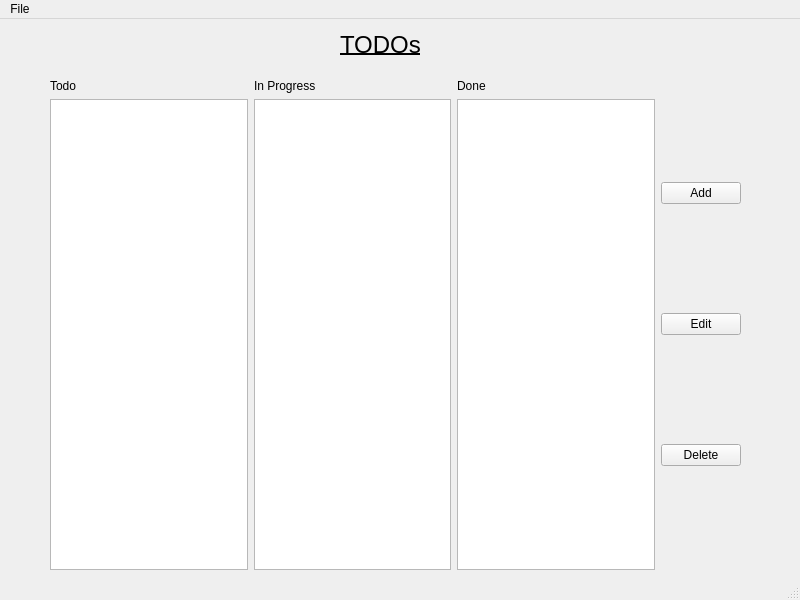
<?xml version="1.0" encoding="UTF-8"?>
<ui version="4.0">
 <class>MainWindow</class>
 <widget class="QMainWindow" name="MainWindow">
  <property name="geometry">
   <rect>
    <x>0</x>
    <y>0</y>
    <width>800</width>
    <height>600</height>
   </rect>
  </property>
  <property name="windowTitle">
   <string>MainWindow</string>
  </property>
  <widget class="QWidget" name="centralwidget">
   <widget class="QWidget" name="gridLayoutWidget_2">
    <property name="geometry">
     <rect>
      <x>50</x>
      <y>60</y>
      <width>691</width>
      <height>491</height>
     </rect>
    </property>
    <layout class="QGridLayout" name="gridLayout_2">
     <item row="0" column="0">
      <layout class="QGridLayout" name="layout">
       <item row="0" column="2">
        <layout class="QGridLayout" name="InProgressGrid">
         <item row="0" column="0">
          <widget class="QLabel" name="inProgressLabel">
           <property name="text">
            <string>In Progress</string>
           </property>
          </widget>
         </item>
         <item row="1" column="0">
          <widget class="QListWidget" name="inProgressListWidget"/>
         </item>
        </layout>
       </item>
       <item row="0" column="1">
        <layout class="QGridLayout" name="todoGrid">
         <item row="1" column="0">
          <widget class="QListWidget" name="todoListWidget"/>
         </item>
         <item row="0" column="0">
          <widget class="QLabel" name="todoLabel">
           <property name="text">
            <string>Todo</string>
           </property>
          </widget>
         </item>
        </layout>
       </item>
       <item row="0" column="3">
        <layout class="QGridLayout" name="InProgressGrid_2">
         <item row="0" column="0">
          <widget class="QLabel" name="inProgressLabel_2">
           <property name="text">
            <string>Done</string>
           </property>
          </widget>
         </item>
         <item row="1" column="0">
          <widget class="QListWidget" name="doneListWidget"/>
         </item>
        </layout>
       </item>
      </layout>
     </item>
     <item row="0" column="1">
      <layout class="QGridLayout" name="actionButtonsGrid">
       <item row="0" column="0">
        <widget class="QPushButton" name="addTaskButton">
         <property name="text">
          <string>Add</string>
         </property>
        </widget>
       </item>
       <item row="3" column="0">
        <widget class="QPushButton" name="deleteTaskButton">
         <property name="text">
          <string>Delete</string>
         </property>
        </widget>
       </item>
       <item row="1" column="0">
        <widget class="QPushButton" name="editTaskButton">
         <property name="text">
          <string>Edit</string>
         </property>
        </widget>
       </item>
      </layout>
     </item>
    </layout>
   </widget>
   <widget class="QLabel" name="appLabel">
    <property name="geometry">
     <rect>
      <x>340</x>
      <y>10</y>
      <width>121</width>
      <height>31</height>
     </rect>
    </property>
    <property name="font">
     <font>
      <pointsize>18</pointsize>
      <underline>true</underline>
     </font>
    </property>
    <property name="text">
     <string>TODOs</string>
    </property>
   </widget>
  </widget>
  <widget class="QMenuBar" name="menubar">
   <property name="geometry">
    <rect>
     <x>0</x>
     <y>0</y>
     <width>800</width>
     <height>26</height>
    </rect>
   </property>
   <widget class="QMenu" name="menuFile">
    <property name="title">
     <string>File</string>
    </property>
    <addaction name="actionSave_File"/>
    <addaction name="actionLoad_File"/>
   </widget>
   <addaction name="menuFile"/>
  </widget>
  <widget class="QStatusBar" name="statusbar"/>
  <action name="actionSave_File">
   <property name="text">
    <string>Save File</string>
   </property>
  </action>
  <action name="actionLoad_File">
   <property name="text">
    <string>Load File</string>
   </property>
  </action>
 </widget>
 <resources/>
 <connections/>
</ui>
